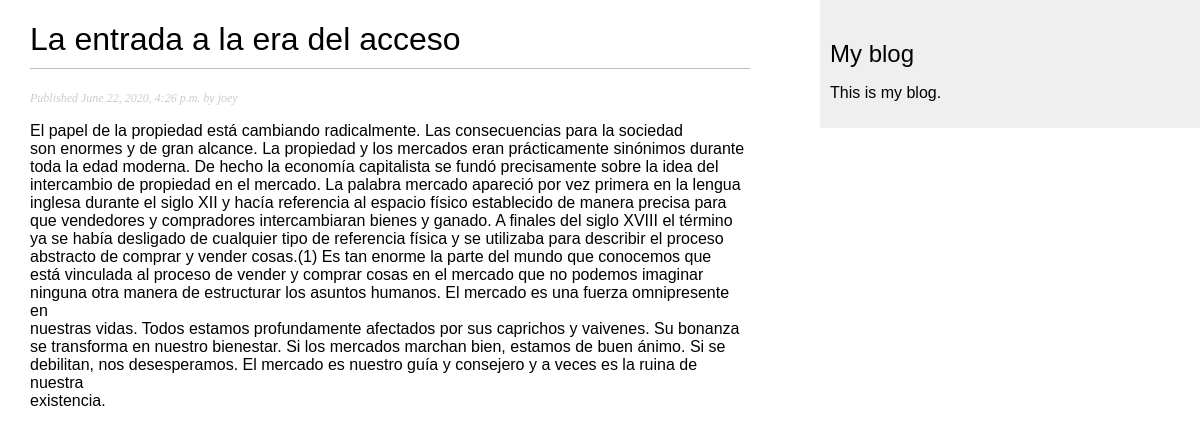
Page /blog/2020/6/22/la-entrada-la-era-del-acceso/ on the committed database.
### blog/models.py (models this page shows, shortened)
class Post(models.Model):
    STATUS_CHOICES = {
        ('draft', 'Draft'),
        ('published', 'Published'),
    }
    title = models.CharField(max_length=250)
    slug = models.SlugField(max_length=250, unique_for_date='publish')
    author = models.ForeignKey(User, on_delete=models.CASCADE, related_name='blog_post')
    body = models.TextField()
    publish = models.DateTimeField(default=timezone.now)
    created = models.DateTimeField(auto_now_add=True)
    updated = models.DateTimeField(auto_now=True)
    status = models.CharField(max_length=10,
                              choices=STATUS_CHOICES,
                              default='draft')
    objects = models.Manager()
    published = PublishedManager()
    class Meta:
        ordering = ('-publish',)

### blog/views.py (the view)
# urls.py: path('<int:year>/<int:month>/<int:day>/<slug:post>/', views.post_detail, name='post_detail'),
def post_detail(request, year, month, day, post):
    post = get_object_or_404(Post,
                             slug=post,
                             status='published',
                             publish__year=year,
                             publish__month=month,
                             publish__day=day)
    return render(request, 'blog/post/detail.html', {'post': post})

### blog/templates/blog/post/detail.html (shortened to what this page needs)
{% extends "blog/base.html" %}
{% block content %}
     <h1>{{ post.title }}</h1>
     <p class="date">
     Published {{ post.publish }} by {{ post.author }}
     </p>
     {{ post.body|linebreaks }}
{% endblock %}

### blog/static/css/blog.css (style rules this page uses)
body { margin:0; padding:0; font-family:helvetica, sans-serif; }
h1 { font-weight:normal; border-bottom:1px solid #bbb; padding:0 0 10px 0; }
p.date { color:#ccc; font-family: georgia, serif; font-size: 12px; font-style: italic; }

### rows in the picture
Post: title "La entrada a la era del acceso", publish "June 22, 2020, 4:26 p.m.", author "joey", body "El papel de la propiedad está cambiando radicalmente. Las consecuencias para la sociedad son enormes y de gran alcance. La propiedad y los mercados eran prácticamente sinónimos durante toda la edad moderna. De hecho la economía capitalista se fundó precisamente sobre la idea del intercambio de propiedad en el mercado. La palabra mercado apareció por vez primera en la lengua inglesa durante el siglo XII y hacía referencia al espacio físico establecido de manera precisa para que vendedores y compradores intercambiaran bienes y ganado. A finales del siglo XVIII el término ya se había desligado de cualquier tipo de referencia física y se utilizaba para describir el proceso abstracto de comprar…"
